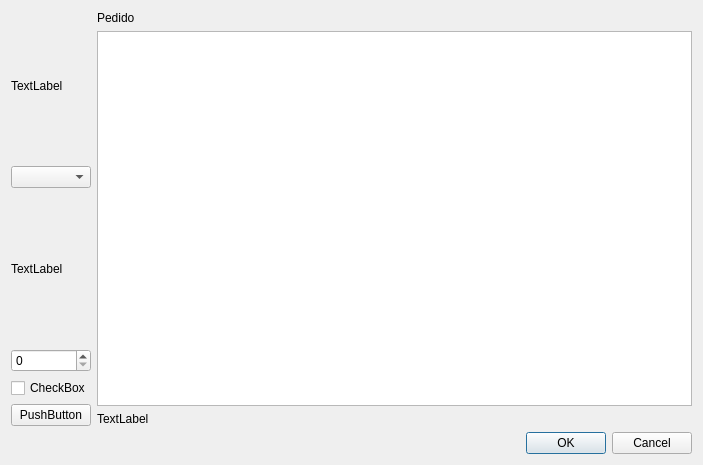
<?xml version="1.0" encoding="UTF-8"?>
<ui version="4.0">
 <class>DPedido</class>
 <widget class="QDialog" name="DPedido">
  <property name="geometry">
   <rect>
    <x>0</x>
    <y>0</y>
    <width>703</width>
    <height>465</height>
   </rect>
  </property>
  <property name="windowTitle">
   <string>Dialog</string>
  </property>
  <layout class="QVBoxLayout" name="verticalLayout_3">
   <item>
    <layout class="QHBoxLayout" name="horizontalLayout">
     <item>
      <layout class="QVBoxLayout" name="verticalLayout">
       <item>
        <widget class="QLabel" name="label">
         <property name="text">
          <string>TextLabel</string>
         </property>
        </widget>
       </item>
       <item>
        <widget class="QComboBox" name="cbPlatos"/>
       </item>
       <item>
        <widget class="QLabel" name="label_2">
         <property name="text">
          <string>TextLabel</string>
         </property>
        </widget>
       </item>
       <item>
        <widget class="QSpinBox" name="spinBox"/>
       </item>
       <item>
        <widget class="QCheckBox" name="checkBox">
         <property name="text">
          <string>CheckBox</string>
         </property>
        </widget>
       </item>
       <item>
        <widget class="QPushButton" name="pushButton">
         <property name="text">
          <string>PushButton</string>
         </property>
        </widget>
       </item>
      </layout>
     </item>
     <item>
      <layout class="QVBoxLayout" name="verticalLayout_2">
       <item>
        <widget class="QLabel" name="label_3">
         <property name="text">
          <string>Pedido</string>
         </property>
        </widget>
       </item>
       <item>
        <widget class="QListWidget" name="listWidget"/>
       </item>
       <item>
        <widget class="QLabel" name="lPrecio">
         <property name="text">
          <string>TextLabel</string>
         </property>
        </widget>
       </item>
      </layout>
     </item>
    </layout>
   </item>
   <item>
    <widget class="QDialogButtonBox" name="buttonBox">
     <property name="orientation">
      <enum>Qt::Orientation::Horizontal</enum>
     </property>
     <property name="standardButtons">
      <set>QDialogButtonBox::StandardButton::Cancel|QDialogButtonBox::StandardButton::Ok</set>
     </property>
    </widget>
   </item>
  </layout>
 </widget>
 <resources/>
 <connections>
  <connection>
   <sender>buttonBox</sender>
   <signal>accepted()</signal>
   <receiver>DPedido</receiver>
   <slot>accept()</slot>
   <hints>
    <hint type="sourcelabel">
     <x>248</x>
     <y>254</y>
    </hint>
    <hint type="destinationlabel">
     <x>157</x>
     <y>274</y>
    </hint>
   </hints>
  </connection>
  <connection>
   <sender>buttonBox</sender>
   <signal>rejected()</signal>
   <receiver>DPedido</receiver>
   <slot>reject()</slot>
   <hints>
    <hint type="sourcelabel">
     <x>316</x>
     <y>260</y>
    </hint>
    <hint type="destinationlabel">
     <x>286</x>
     <y>274</y>
    </hint>
   </hints>
  </connection>
 </connections>
</ui>
